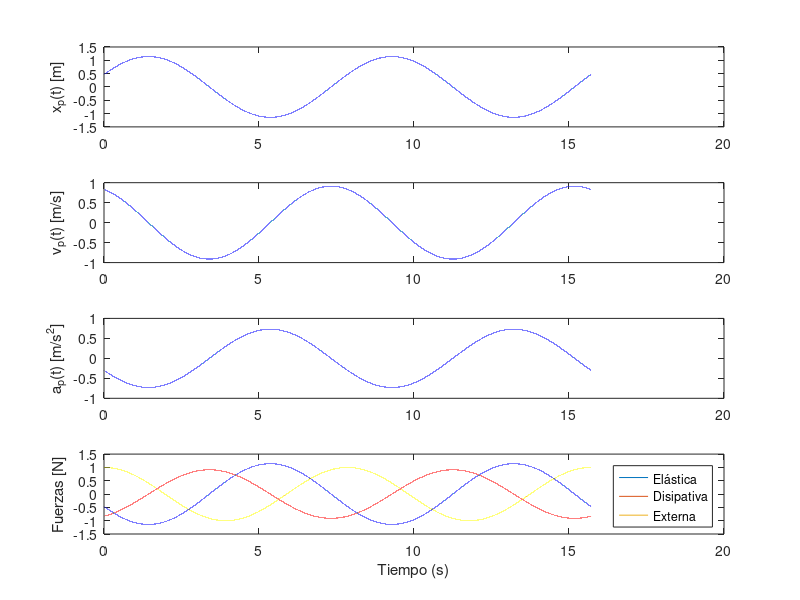
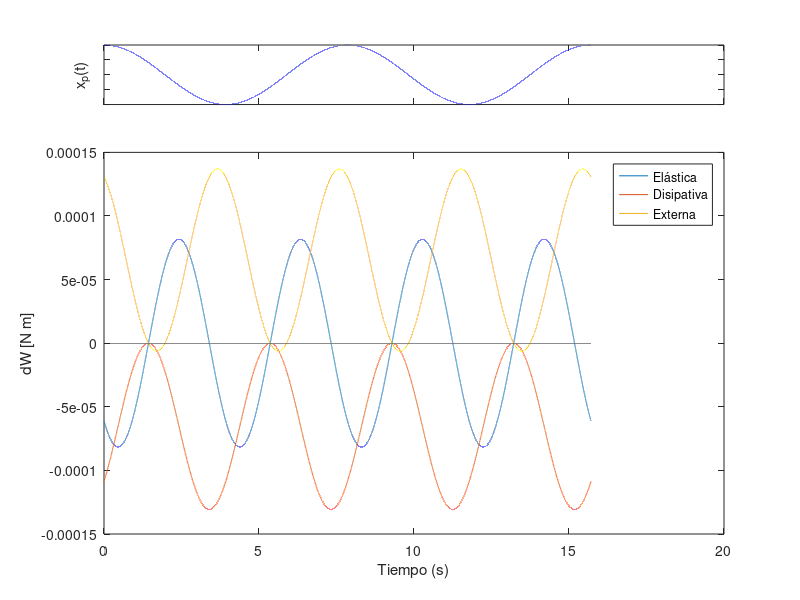
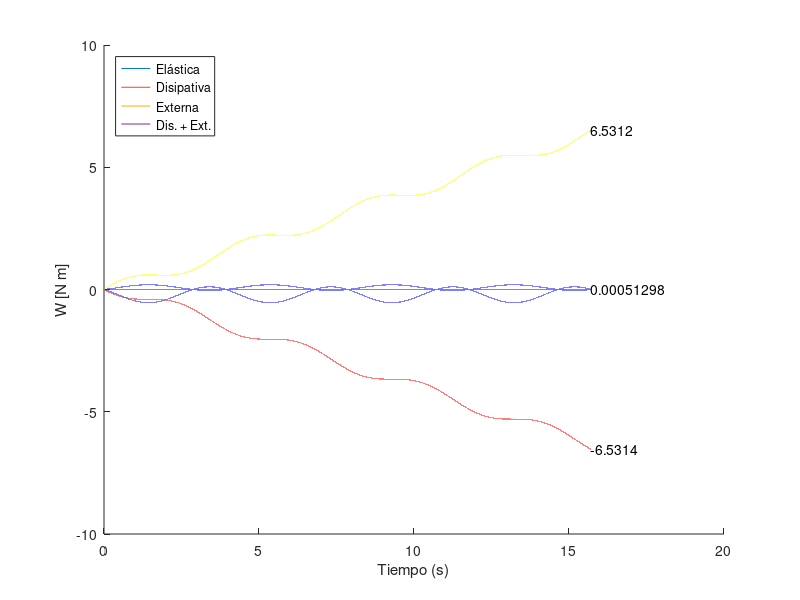

Here is the MATLAB script that generated these plots, in order:
clear variables
close all


% Estos parametros describen la ecuacion del sistema:
%
%    m*x'' = -k*x - b*x' + F0*cos(w_ext*t)
%
par.m     = 1;      % masa, kg
par.k     = 1;      % constante elástica, N m^-1
par.b     = 1;      % coeficiente disipativo, N s m^-1 = kg m s^-2 s m^-1 = kg s^-1
par.w_ext = .8;      % frecuencia angular de la fuerza externa, Hz
par.F0    = 1;      % amplitud de la fuerza externa, N

par.tau_ext = 2*pi/par.w_ext;   % como referencia obtenemos el período de la f. ext

% Poniendo todos m, k, y w_ext iguales a 1 obtenemos muy fácilmente el régimen 
% de resonancia del sistema.

% Estos parametros permiten simplificar la ecuacion del sistema (simplemente
% ganamos un coeficiente 1 en el término de derivada segunda):
%
%   x'' + gamma*x' + w0^2*x = a0*cos(w_ext*t)
%
% Para esto, todos los parámetros se normalizan según la masa. Pasamos de 5
% parámetros a 4. (La frecuencia de la fuerza externa no se ve modificada, dado
% que está dentro de un coseno).
par.w0_sq = par.k  / par.m;     % frecuencia angular natural del sistema en
                                % ausencia de disipación, elevada al cuadrado
par.gamma = par.b  / par.m;
par.a0    = par.F0 / par.m;

% Escribimos la solución analítica en función del tiempo. Primero definimos los
% puntos del tiempo donde la evaluaremos:
t_min     = 0;               % Por claridad escribimos los tiempos inicial,
t_max     = 2*par.tau_ext;   % final (dado por dos períodos de f. ext),
N_samples = 100000;          % y la cantidad de samples temporales.
% 1000 samples entre 0 y 2*tau_ext segundos, equiespaciadas (frec. de sampleo = 1000 / 2*tau_ext))
t = linspace(t_min, t_max, N_samples);

% Luego definimos los coeficientes para la solución particular (omitimos la
% homogénea ya que solo existe durante un período de tiempo finito).

aux = (par.w0_sq - par.w_ext^2)^2 + par.gamma^2 * par.w_ext^2; % este factor es
                                % común a las amplitudes A y B, lo escribimos
                                % una sola vez para trabajar menos y tener menos
                                % chance de cometer errores.
A = par.gamma*par.w_ext*par.a0 / aux;
B = (par.w0_sq - par.w_ext^2) * par.a0 / aux;

% Luego escribimos la solución particular, su velocidad y aceleración. Acá vemos
% por primera vez una de las características principales de MatLab/Octave. t es
% un vector, y MatLab/Octave permite evaluar la solución para todos los puntos
% del tiempo en una sola línea de código. (Internamente realiza la evaluación
% para cada punto).
xp =            A*sin(par.w_ext*t) + B*cos(par.w_ext*t);        % x_p(t)
vp = par.w_ext*(A*cos(par.w_ext*t) - B*sin(par.w_ext*t));       % v_p(t)
ap = -xp*par.w_ext^2;                                           % a_p(t)

% Luego escribimos las fuerzas involucradas
F_res = -par.k*xp;                  % Fuerza elástica vs. t
F_dis = -par.b*vp;                  % Fuerza disipativa vs. t
F_ext = par.F0*cos(par.w_ext*t);    % Fuerza externa vs. t

% Graficamos todo lo que obtuvimos hasta ahora

figure
    subplot(4,1,1)
        plot(t, xp)
        ylabel('x_p(t) [m]')
    subplot(4,1,2)
        plot(t, vp)
        ylabel('v_p(t) [m/s]')
    subplot(4,1,3)
        plot(t, ap)
        ylabel('a_p(t) [m/s^2]')
    subplot(4,1,4)
        hold all
        plot(t, F_res)
        plot(t, F_dis)
        plot(t, F_ext)
        ylabel('Fuerzas [N]')
        legend('Elástica', 'Disipativa', 'Externa')
        xlabel('Tiempo (s)')
        box on

% Ahora analizamos la energia. Calculamos primero el trabajo "instantáneo" que
% realiza cada fuerza. Usamos dos nuevas funcionalidades de Matlab/Octave.
% Primero evaluamos la fuerza en todos los puntos del tiempo excepto el último
% (ahora veremos por qué) usando la notación "(1:end-1)". Esto se lee de la
% siguiente manera: la expresión a la izquierda de ":" indica el primer elemento
% a evaluar (1), y la expresión a la derecha indica el último (end-1, esto
% quiere decir el primero antes del último elemento del vector, es decir el
% segundo contando desde atrás; end-2 es el antepenúltimo, etc.). Luego usamos
% diff(xp) para obtener el desplazamiento realizado por el sistema en cada punto
% del tiempo. El operador ".*" permite multiplicar dos vectores de iguales
% dimensiones elemento a elemento, y guardar cada resultado en un nuevo vector
% de igual tamaño a los originales. De este modo obtenemos los diferenciales
% discretos asociados a cada instante del tiempo (su precisión obviamente
% dependerá de la frecuencia de muestreo establecida).

dW_res = F_res(1:end-1) .* diff(xp);
dW_dis = F_dis(1:end-1) .* diff(xp);
dW_ext = F_ext(1:end-1) .* diff(xp);

figure
    % Ponemos como referencia la fuerza externa en un panel superior
    subplot(5,1,1)
        plot(t, F_ext)
        set(gca, 'YTickLabel', '', 'XTickLabel', '')
        ylabel('x_p(t)')

    % Aquí mostramos los diferenciales de trabajo de cada fuerza
    subplot(5,1, 2:5)
        hold all
        plot(t(1:end-1), dW_res)
        plot(t(1:end-1), dW_dis)
        plot(t(1:end-1), dW_ext)
        plot(t, zeros(size(t)), 'k--')  % linea de referencia en cero, debe ir
                                        % al final para no interferir con la
                                        % leyenda
        xlabel('Tiempo (s)')
        ylabel('dW [N m]')
        legend('Elástica', 'Disipativa', 'Externa')
        box on

% Interesantemente, vemos que la fuerza elástica realiza trabajo positivo y
% negativo alternadamente en cada medio ciclo de la fuerza externa, de modo que 
% el trabajo neto asociado en un ciclo completo es nulo. También vemos que las
% fuerzas disipativa y externa realizan trabajo opuesto en cada instante del
% tiempo. Cada una por separado realiza trabajo neto distinto de cero en un
% ciclo completo (positivo para la externa, negativo para la disipativa, como es
% de esperar*), pero en cada momento se cancelan mutuamente. Esto es
% importantísimo ya que asegura que la amplitud del sistema no diverja incluso
% en la frecuencia de resonancia (donde la transferencia de energía asociada a
% la fuerza externa es máxima).

% * Analizar qué ocurre cambiando la frecuencia de la fuerza externa

% Finalmente podemos calcular el trabajo acumulado desde el tiempo inicial hasta
% cada instante del tiempo. Para esto usamos la función cumsum, que suma todos
% los elementos de un vector y los coloca en un nuevo vector y coloca las sumas
% parciales en cada elemento del vector resultado. Ejemplo, si x = [ 1, 3, 4 ]
% obtenemos cumsum(x) = [ 1, 4, 8 ].

W_res = [ 0, cumsum(dW_res) ];      % con esta notación agregamos un 0 al principio de cada vector
W_dis = [ 0, cumsum(dW_dis) ];
W_ext = [ 0, cumsum(dW_ext) ];

figure
    hold all
    plot(t, W_res)
    plot(t, W_dis)
    plot(t, W_ext)
    plot(t, W_dis+W_ext)
    plot(t, zeros(size(t)), 'k--')  % linea de referencia en cero

    xlabel('Tiempo (s)')
    ylabel('W [N m]')
    legend('Elástica', 'Disipativa', 'Externa', 'Dis. + Ext.', 'Location', 'northwest')

    % Ademas imprimimos los valores finales de cada tabajo
    text(t(end), W_res(end), num2str(W_res(end)))
    text(t(end), W_dis(end), num2str(W_dis(end)))
    text(t(end), W_ext(end), num2str(W_ext(end)))

fprintf('Trabajo neto al final de la simulación, en J (chequear el valor de t_max):\n')
fprintf('- Elástico:    %.2f\n', W_res(end))
fprintf('- Disipativo:  %.2f\n', W_dis(end))
fprintf('- Externo:     %.2f\n', W_ext(end))
fprintf('- Dis. + Ext.: %.2f\n', W_dis(end)+W_ext(end))

fprintf('Potencia media en un ciclo (¿cuánto debe valer t_max?):\n')
fprintf('- Elástica:    %.2f\n',  W_res(end) / t_max)
fprintf('- Disipativa:  %.2f\n',  W_dis(end) / t_max)
fprintf('- Externa:     %.2f\n',  W_ext(end) / t_max)
fprintf('- Dis. + Ext.: %.2f\n', (W_dis(end)+W_ext(end)) / t_max)


